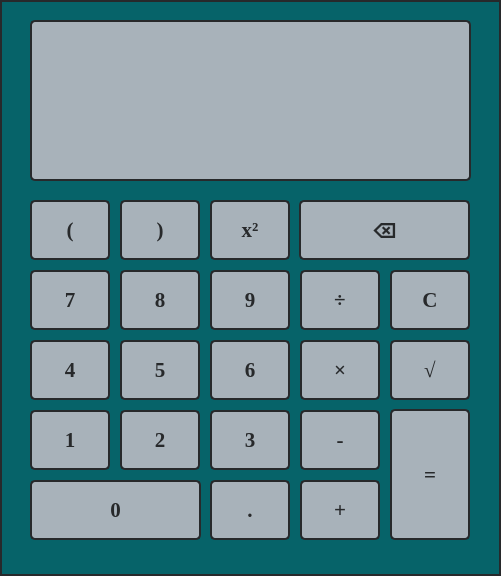
<?xml version="1.0" encoding="UTF-8"?>
<ui version="4.0">
 <class>Calculator</class>
 <widget class="QMainWindow" name="Calculator">
  <property name="geometry">
   <rect>
    <x>0</x>
    <y>0</y>
    <width>501</width>
    <height>576</height>
   </rect>
  </property>
  <property name="minimumSize">
   <size>
    <width>501</width>
    <height>576</height>
   </size>
  </property>
  <property name="maximumSize">
   <size>
    <width>501</width>
    <height>576</height>
   </size>
  </property>
  <property name="windowTitle">
   <string>Calculator</string>
  </property>
  <property name="styleSheet">
   <string notr="true">QMainWindow{
        background: #066369;
        border: 2px solid  #27292b;
}

QPushButton{
        border: 2px solid #27292b;
        border-radius: 5px;
        color: #27292b;
        background: #a8b2ba;
}

QPushButton:hover{
        background: #979b9e;
}

QPushButton:pressed{
        background: #66bbc2;
}
</string>
  </property>
  <widget class="QWidget" name="centralwidget">
   <property name="styleSheet">
    <string notr="true"/>
   </property>
   <widget class="QPushButton" name="btn_equal">
    <property name="geometry">
     <rect>
      <x>390</x>
      <y>409</y>
      <width>80</width>
      <height>131</height>
     </rect>
    </property>
    <property name="font">
     <font>
      <family>Georgia</family>
      <pointsize>16</pointsize>
      <bold>true</bold>
     </font>
    </property>
    <property name="styleSheet">
     <string notr="true"/>
    </property>
    <property name="text">
     <string>=</string>
    </property>
   </widget>
   <widget class="QPushButton" name="btn_dot">
    <property name="geometry">
     <rect>
      <x>210</x>
      <y>480</y>
      <width>80</width>
      <height>60</height>
     </rect>
    </property>
    <property name="font">
     <font>
      <family>Georgia</family>
      <pointsize>16</pointsize>
      <bold>true</bold>
     </font>
    </property>
    <property name="styleSheet">
     <string notr="true"/>
    </property>
    <property name="text">
     <string>.</string>
    </property>
   </widget>
   <widget class="QPushButton" name="btn_0">
    <property name="geometry">
     <rect>
      <x>30</x>
      <y>480</y>
      <width>171</width>
      <height>60</height>
     </rect>
    </property>
    <property name="font">
     <font>
      <family>Georgia</family>
      <pointsize>16</pointsize>
      <bold>true</bold>
     </font>
    </property>
    <property name="styleSheet">
     <string notr="true"/>
    </property>
    <property name="text">
     <string>0</string>
    </property>
   </widget>
   <widget class="QPushButton" name="btn_mult">
    <property name="geometry">
     <rect>
      <x>300</x>
      <y>340</y>
      <width>80</width>
      <height>60</height>
     </rect>
    </property>
    <property name="font">
     <font>
      <family>Georgia</family>
      <pointsize>16</pointsize>
      <bold>true</bold>
     </font>
    </property>
    <property name="styleSheet">
     <string notr="true"/>
    </property>
    <property name="text">
     <string>×</string>
    </property>
   </widget>
   <widget class="QPushButton" name="btn_div">
    <property name="geometry">
     <rect>
      <x>300</x>
      <y>270</y>
      <width>80</width>
      <height>60</height>
     </rect>
    </property>
    <property name="font">
     <font>
      <family>Georgia</family>
      <pointsize>16</pointsize>
      <bold>true</bold>
     </font>
    </property>
    <property name="styleSheet">
     <string notr="true"/>
    </property>
    <property name="text">
     <string>÷</string>
    </property>
   </widget>
   <widget class="QPushButton" name="btn_pow">
    <property name="geometry">
     <rect>
      <x>210</x>
      <y>200</y>
      <width>80</width>
      <height>60</height>
     </rect>
    </property>
    <property name="font">
     <font>
      <family>Georgia</family>
      <pointsize>16</pointsize>
      <bold>true</bold>
     </font>
    </property>
    <property name="styleSheet">
     <string notr="true"/>
    </property>
    <property name="text">
     <string>x²</string>
    </property>
   </widget>
   <widget class="QPushButton" name="btn_6">
    <property name="geometry">
     <rect>
      <x>210</x>
      <y>340</y>
      <width>80</width>
      <height>60</height>
     </rect>
    </property>
    <property name="font">
     <font>
      <family>Georgia</family>
      <pointsize>16</pointsize>
      <bold>true</bold>
     </font>
    </property>
    <property name="styleSheet">
     <string notr="true"/>
    </property>
    <property name="text">
     <string>6</string>
    </property>
   </widget>
   <widget class="QPushButton" name="btn_root">
    <property name="geometry">
     <rect>
      <x>390</x>
      <y>340</y>
      <width>80</width>
      <height>60</height>
     </rect>
    </property>
    <property name="font">
     <font>
      <family>Georgia</family>
      <pointsize>16</pointsize>
      <bold>true</bold>
     </font>
    </property>
    <property name="styleSheet">
     <string notr="true"/>
    </property>
    <property name="text">
     <string>√</string>
    </property>
   </widget>
   <widget class="QPushButton" name="btn_clear">
    <property name="geometry">
     <rect>
      <x>390</x>
      <y>270</y>
      <width>80</width>
      <height>60</height>
     </rect>
    </property>
    <property name="font">
     <font>
      <family>Georgia</family>
      <pointsize>16</pointsize>
      <bold>true</bold>
     </font>
    </property>
    <property name="styleSheet">
     <string notr="true"/>
    </property>
    <property name="text">
     <string>C</string>
    </property>
   </widget>
   <widget class="QPushButton" name="btn_add">
    <property name="geometry">
     <rect>
      <x>300</x>
      <y>480</y>
      <width>80</width>
      <height>60</height>
     </rect>
    </property>
    <property name="font">
     <font>
      <family>Georgia</family>
      <pointsize>16</pointsize>
      <bold>true</bold>
     </font>
    </property>
    <property name="styleSheet">
     <string notr="true"/>
    </property>
    <property name="text">
     <string>+</string>
    </property>
   </widget>
   <widget class="QPushButton" name="btn_sub">
    <property name="geometry">
     <rect>
      <x>300</x>
      <y>410</y>
      <width>80</width>
      <height>60</height>
     </rect>
    </property>
    <property name="font">
     <font>
      <family>Georgia</family>
      <pointsize>16</pointsize>
      <bold>true</bold>
     </font>
    </property>
    <property name="styleSheet">
     <string notr="true"/>
    </property>
    <property name="text">
     <string>-</string>
    </property>
   </widget>
   <widget class="QPushButton" name="btn_3">
    <property name="geometry">
     <rect>
      <x>210</x>
      <y>410</y>
      <width>80</width>
      <height>60</height>
     </rect>
    </property>
    <property name="font">
     <font>
      <family>Georgia</family>
      <pointsize>16</pointsize>
      <bold>true</bold>
     </font>
    </property>
    <property name="styleSheet">
     <string notr="true"/>
    </property>
    <property name="text">
     <string>3</string>
    </property>
   </widget>
   <widget class="QPushButton" name="btn_9">
    <property name="geometry">
     <rect>
      <x>210</x>
      <y>270</y>
      <width>80</width>
      <height>60</height>
     </rect>
    </property>
    <property name="font">
     <font>
      <family>Georgia</family>
      <pointsize>16</pointsize>
      <bold>true</bold>
     </font>
    </property>
    <property name="styleSheet">
     <string notr="true"/>
    </property>
    <property name="text">
     <string>9</string>
    </property>
   </widget>
   <widget class="QLineEdit" name="displayResult">
    <property name="geometry">
     <rect>
      <x>30</x>
      <y>110</y>
      <width>441</width>
      <height>71</height>
     </rect>
    </property>
    <property name="font">
     <font>
      <family>Georgia</family>
      <pointsize>14</pointsize>
      <bold>true</bold>
     </font>
    </property>
    <property name="mouseTracking">
     <bool>true</bool>
    </property>
    <property name="styleSheet">
     <string notr="true">QLineEdit{
        border: 2px solid #27292b;
        border-radius: 5px;
        padding: 0 8px;
        color: #27292b;
        background: #a8b2ba;
        border-top: none;
        border-top-right-radius: 0px;
        border-top-left-radius: 0px;
}

QLineEdit:hover{
        background-color: #979b9e;
}</string>
    </property>
    <property name="text">
     <string/>
    </property>
    <property name="readOnly">
     <bool>false</bool>
    </property>
   </widget>
   <widget class="QPushButton" name="btn_4">
    <property name="geometry">
     <rect>
      <x>30</x>
      <y>340</y>
      <width>80</width>
      <height>60</height>
     </rect>
    </property>
    <property name="font">
     <font>
      <family>Georgia</family>
      <pointsize>16</pointsize>
      <bold>true</bold>
     </font>
    </property>
    <property name="styleSheet">
     <string notr="true"/>
    </property>
    <property name="text">
     <string>4</string>
    </property>
   </widget>
   <widget class="QPushButton" name="btn_7">
    <property name="geometry">
     <rect>
      <x>30</x>
      <y>270</y>
      <width>80</width>
      <height>60</height>
     </rect>
    </property>
    <property name="font">
     <font>
      <family>Georgia</family>
      <pointsize>16</pointsize>
      <bold>true</bold>
     </font>
    </property>
    <property name="styleSheet">
     <string notr="true"/>
    </property>
    <property name="text">
     <string>7</string>
    </property>
   </widget>
   <widget class="QPushButton" name="btn_1">
    <property name="geometry">
     <rect>
      <x>30</x>
      <y>410</y>
      <width>80</width>
      <height>60</height>
     </rect>
    </property>
    <property name="font">
     <font>
      <family>Georgia</family>
      <pointsize>16</pointsize>
      <bold>true</bold>
     </font>
    </property>
    <property name="styleSheet">
     <string notr="true"/>
    </property>
    <property name="text">
     <string>1</string>
    </property>
   </widget>
   <widget class="QPushButton" name="btn_2">
    <property name="geometry">
     <rect>
      <x>120</x>
      <y>410</y>
      <width>80</width>
      <height>60</height>
     </rect>
    </property>
    <property name="font">
     <font>
      <family>Georgia</family>
      <pointsize>16</pointsize>
      <bold>true</bold>
     </font>
    </property>
    <property name="styleSheet">
     <string notr="true"/>
    </property>
    <property name="text">
     <string>2</string>
    </property>
   </widget>
   <widget class="QPushButton" name="btn_8">
    <property name="geometry">
     <rect>
      <x>120</x>
      <y>270</y>
      <width>80</width>
      <height>60</height>
     </rect>
    </property>
    <property name="font">
     <font>
      <family>Georgia</family>
      <pointsize>16</pointsize>
      <bold>true</bold>
     </font>
    </property>
    <property name="styleSheet">
     <string notr="true"/>
    </property>
    <property name="text">
     <string>8</string>
    </property>
   </widget>
   <widget class="QPushButton" name="btn_5">
    <property name="geometry">
     <rect>
      <x>120</x>
      <y>340</y>
      <width>80</width>
      <height>60</height>
     </rect>
    </property>
    <property name="font">
     <font>
      <family>Georgia</family>
      <pointsize>16</pointsize>
      <bold>true</bold>
     </font>
    </property>
    <property name="styleSheet">
     <string notr="true"/>
    </property>
    <property name="text">
     <string>5</string>
    </property>
   </widget>
   <widget class="QLineEdit" name="displayInput">
    <property name="geometry">
     <rect>
      <x>30</x>
      <y>20</y>
      <width>441</width>
      <height>91</height>
     </rect>
    </property>
    <property name="font">
     <font>
      <family>Georgia</family>
      <pointsize>14</pointsize>
      <bold>true</bold>
     </font>
    </property>
    <property name="styleSheet">
     <string notr="true">QLineEdit{
        border: 2px solid #27292b;
        border-radius: 5px;
        padding: 0 8px;
        color: #27292b;
        background: #a8b2ba;
        border-bottom: none;
        border-bottom-right-radius: 0px;
        border-bottom-left-radius: 0px;
}

QLineEdit:hover{
        background-color: #979b9e;
}</string>
    </property>
   </widget>
   <widget class="QPushButton" name="btn_leftPar">
    <property name="geometry">
     <rect>
      <x>30</x>
      <y>200</y>
      <width>80</width>
      <height>60</height>
     </rect>
    </property>
    <property name="font">
     <font>
      <family>Georgia</family>
      <pointsize>16</pointsize>
      <bold>true</bold>
     </font>
    </property>
    <property name="styleSheet">
     <string notr="true"/>
    </property>
    <property name="text">
     <string>(</string>
    </property>
   </widget>
   <widget class="QPushButton" name="btn_rightPar">
    <property name="geometry">
     <rect>
      <x>120</x>
      <y>200</y>
      <width>80</width>
      <height>60</height>
     </rect>
    </property>
    <property name="font">
     <font>
      <family>Georgia</family>
      <pointsize>16</pointsize>
      <bold>true</bold>
     </font>
    </property>
    <property name="styleSheet">
     <string notr="true"/>
    </property>
    <property name="text">
     <string>)</string>
    </property>
   </widget>
   <widget class="QPushButton" name="btn_backspace">
    <property name="geometry">
     <rect>
      <x>299</x>
      <y>200</y>
      <width>171</width>
      <height>60</height>
     </rect>
    </property>
    <property name="font">
     <font>
      <family>Georgia</family>
      <pointsize>16</pointsize>
      <italic>false</italic>
      <bold>true</bold>
     </font>
    </property>
    <property name="styleSheet">
     <string notr="true"/>
    </property>
    <property name="text">
     <string>⌫</string>
    </property>
   </widget>
  </widget>
 </widget>
 <resources/>
 <connections/>
</ui>
